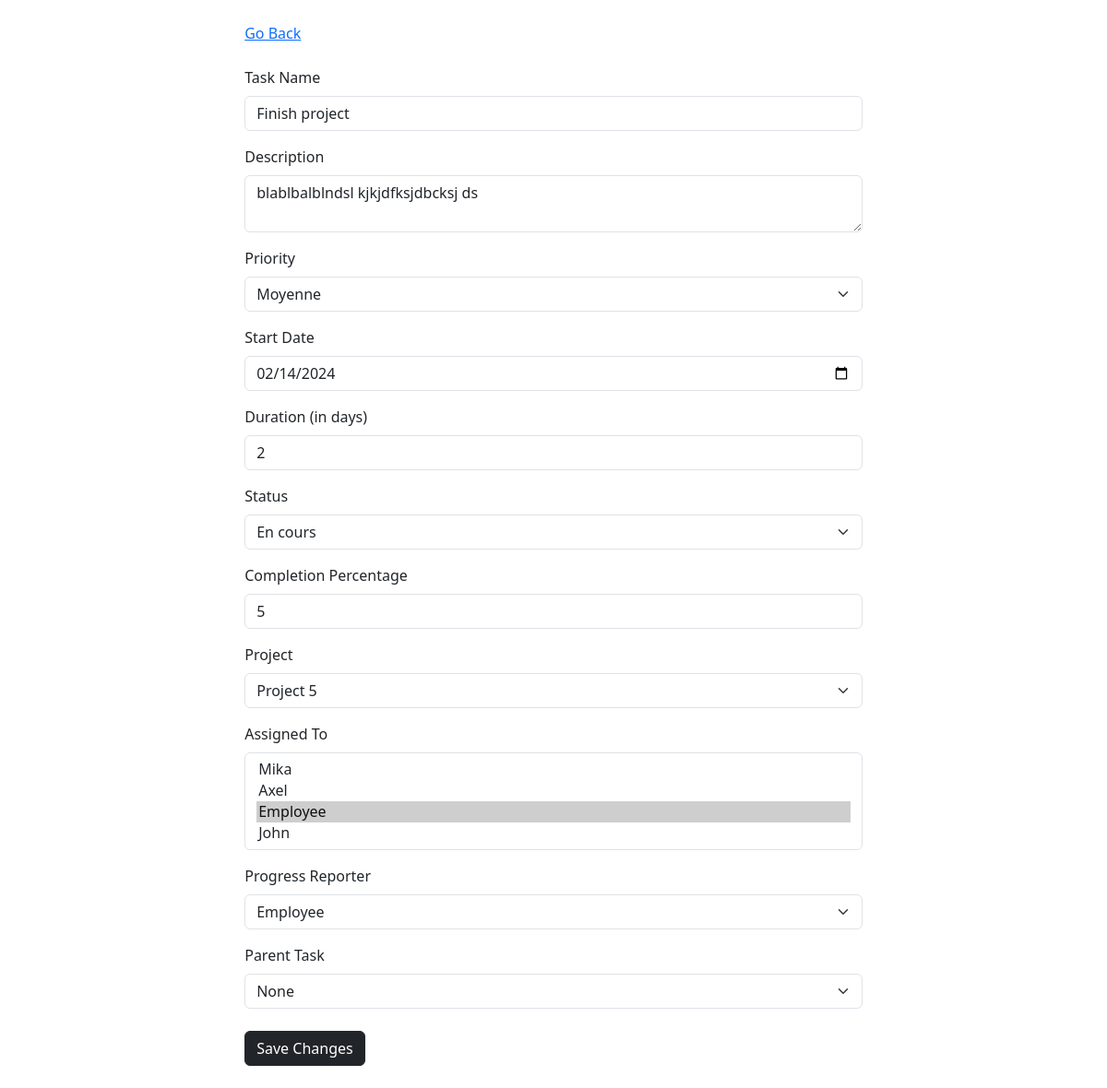
Screenshot of /task/edit/1/ with the database file from the repository.
### project_app/models.py (models this page shows, shortened)
class Task(models.Model):
    STATUS_CHOICES = (
        ('paused', 'En pause'),
        ('planned', 'Planifié'),
        ('ongoing', 'En cours'),
        ('completed', 'Réalisée'),
        ('validated', 'Validée'),
    )
    PRIORITY_CHOICES = (
        ('low', 'Faible'),
        ('medium', 'Moyenne'),
        ('high', 'Élevée'),
    )
    task_name = models.CharField(max_length=100)
    description = models.TextField()
    priority = models.CharField(max_length=20, choices=PRIORITY_CHOICES)
    start_date = models.DateField()
    duration = models.IntegerField()
    status = models.CharField(max_length=20, choices=STATUS_CHOICES)
    completion_percentage = models.IntegerField(default=0)
    project = models.ForeignKey('Project', on_delete=models.CASCADE)
    assigned_to = models.ManyToManyField(User, related_name='assigned_tasks')
    progress_reporter = models.ForeignKey(User, on_delete=models.CASCADE, related_name='progress_reports')
    parent_task = models.ForeignKey('self', on_delete=models.CASCADE, null=True, blank=True, related_name='sub_tasks')

class Project(models.Model):
    STATUS_CHOICES = (
        ('paused', 'En pause'),
        ('planned', 'Planifié'),
        ('pending', 'En cours'),
        ('delivered', 'Livré'),
    )
    project_name = models.CharField(max_length=100)
    start_date = models.DateField(default=timezone.now)
    delivery_date = models.DateField()
    status = models.CharField(max_length=20, choices=STATUS_CHOICES)
    progress_percentage = models.IntegerField(default=0)
    project_manager = models.ForeignKey(User, on_delete=models.CASCADE, related_name='projects_managed')

class User(models.Model):
    ROLE_CHOICES = (
        ('manager', 'Manager'),
        ('employee', 'Employee'),
    )
    username = models.CharField(max_length=100)
    email = models.EmailField(unique=True)
    user_role = models.CharField(max_length=20, choices=ROLE_CHOICES)
    password = models.CharField(max_length=255)

### project_app/views.py (the view)
# urls.py: path('task/edit/<int:task_id>/', views.edit_task, name='edit_task'),
def edit_task(request, task_id):
    task = get_object_or_404(Task, id=task_id)
    if request.method == 'POST':
        form = TaskForm(request.POST, instance=task)
        if form.is_valid():
            form.save()
            return redirect('task_details', task_id=task_id)
    else:
        form = TaskForm(instance=task)
    users = User.objects.all()
    projects = Project.objects.all()
    project_tasks = Task.objects.filter(project=task.project)
    context = {
        'form': form,
        'task': task,
        'users': users,  # Include all users in the context
        'projects': projects,  # Include all projects in the context
        'project_tasks': project_tasks,  # Include all tasks of the current viewed task's project in the context
    }
    return render(request, 'task/edit_task.html', context)

### project_app/forms.py
class TaskForm(forms.ModelForm):
    class Meta:
        model = Task
        fields = '__all__'

### templates/task/edit_task.html (shortened to what this page needs)
{% load static %}
<!DOCTYPE html>
<html lang="en">
<head>
    <link href="{% static 'css/style.css' %}" rel="stylesheet">
    <link href="{% static 'css/bootstrap.min.css' %}" rel="stylesheet">
</head>
<body>
<div class="container d-flex justify-content-center">
    <form method="post" style="flex-basis: 60%">
        <div class="my-4">
            <a href="javascript:history.back()">Go Back</a>
        </div>
        <div class="mb-3">
            <label for="task_name" class="form-label">Task Name</label>
            <input type="text" class="form-control" id="task_name" name="task_name" value="{{ task.task_name }}">
        </div>
        <div class="mb-3">
            <label for="description" class="form-label">Description</label>
            <textarea class="form-control" id="description" name="description">{{ task.description }}</textarea>
        </div>
        <div class="mb-3">
            <label for="priority" class="form-label">Priority</label>
            <select class="form-select" id="priority" name="priority">
                {% for choice in task.PRIORITY_CHOICES %}
                    <option value="{{ choice.0 }}" {% if choice.0 == task.priority %}
                            selected {% endif %}>{{ choice.1 }}</option>
                {% endfor %}
            </select>
        </div>
        <div class="mb-3">
            <label for="start_date" class="form-label">Start Date</label>
            <input type="date" class="form-control" id="start_date" name="start_date"
                   value="{{ task.start_date|date:'Y-m-d' }}">
        </div>
        <div class="mb-3">
            <label for="duration" class="form-label">Duration (in days)</label>
            <input type="number" class="form-control" id="duration" name="duration" value="{{ task.duration }}">
        </div>
        <div class="mb-3">
            <label for="status" class="form-label">Status</label>
            <select class="form-select" id="status" name="status">
                {% for choice in task.STATUS_CHOICES %}
                    <option value="{{ choice.0 }}" {% if choice.0 == task.status %}
                            selected {% endif %}>{{ choice.1 }}</option>
                {% endfor %}
            </select>
        </div>
        <div class="mb-3">
            <label for="completion_percentage" class="form-label">Completion Percentage</label>
            <input type="number" class="form-control" id="completion_percentage" name="completion_percentage" min="0"
                   max="100" value="{{ task.completion_percentage }}">
        </div>
        <div class="mb-3">
            <label for="project" class="form-label">Project</label>
            <select class="form-select" id="project" name="project">
                {% for project in projects %}
                    <option value="{{ project.id }}" {% if project.id == task.project_id %}
                            selected {% endif %}>{{ project.project_name }}</option>
                {% endfor %}
            </select>
        </div>
        <div class="mb-3">
            <label for="assigned_to" class="form-label">Assigned To</label>
            <select class="form-select" id="assigned_to" name="assigned_to" multiple>
                {% for user in users %}
                    <option value="{{ user.id }}" {% if user in task.assigned_to.all %}
                            selected {% endif %}>{{ user.username }}</option>
                {% endfor %}
            </select>
        </div>
        <div class="mb-3">
            <label for="progress_reporter" class="form-label">Progress Reporter</label>
            <select class="form-select" id="progress_reporter" name="progress_reporter">
                {% for user in users %}
                    <option value="{{ user.id }}" {% if user.id == task.progress_reporter_id %}
                            selected {% endif %}>{{ user.username }}</option>
                {% endfor %}
            </select>
        </div>
        <div class="mb-3">
            <label for="parent_task" class="form-label">Parent Task</label>
            <select class="form-select" id="parent_task" name="parent_task">
                <option value="" {% if task.parent_task_id == None %} selected {% endif %}>None</option>
            </select>
        </div>
        <div class="my-4">
            <button type="submit" class="btn btn-dark">Save Changes</button>
        </div>
    </form>
</div>
</body>
</html>

### rows the page displays
Task: task_name "Finish project", description "blablbalblndsl kjkjdfksjdbcksj ds", priority "Moyenne", start_date "02/14/2024", duration "2", status "En cours", completion_percentage "5", project "Project 5", assigned_to "Mika / Axel / Employee ☑ / John", progress_reporter "Employee", parent_task "None"
